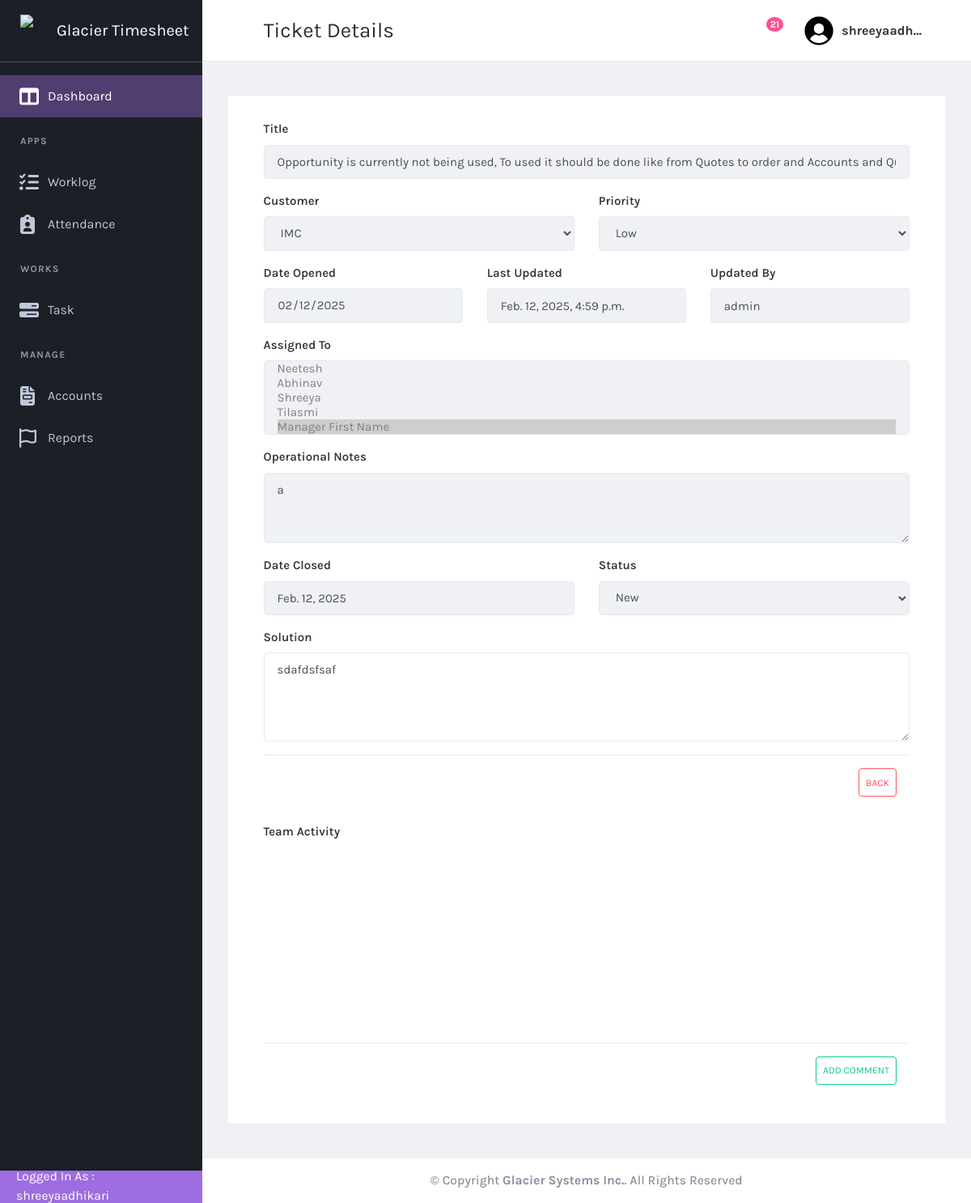
/task/taskdetails/76 (signed in), run on an earlier commit of the app's database.
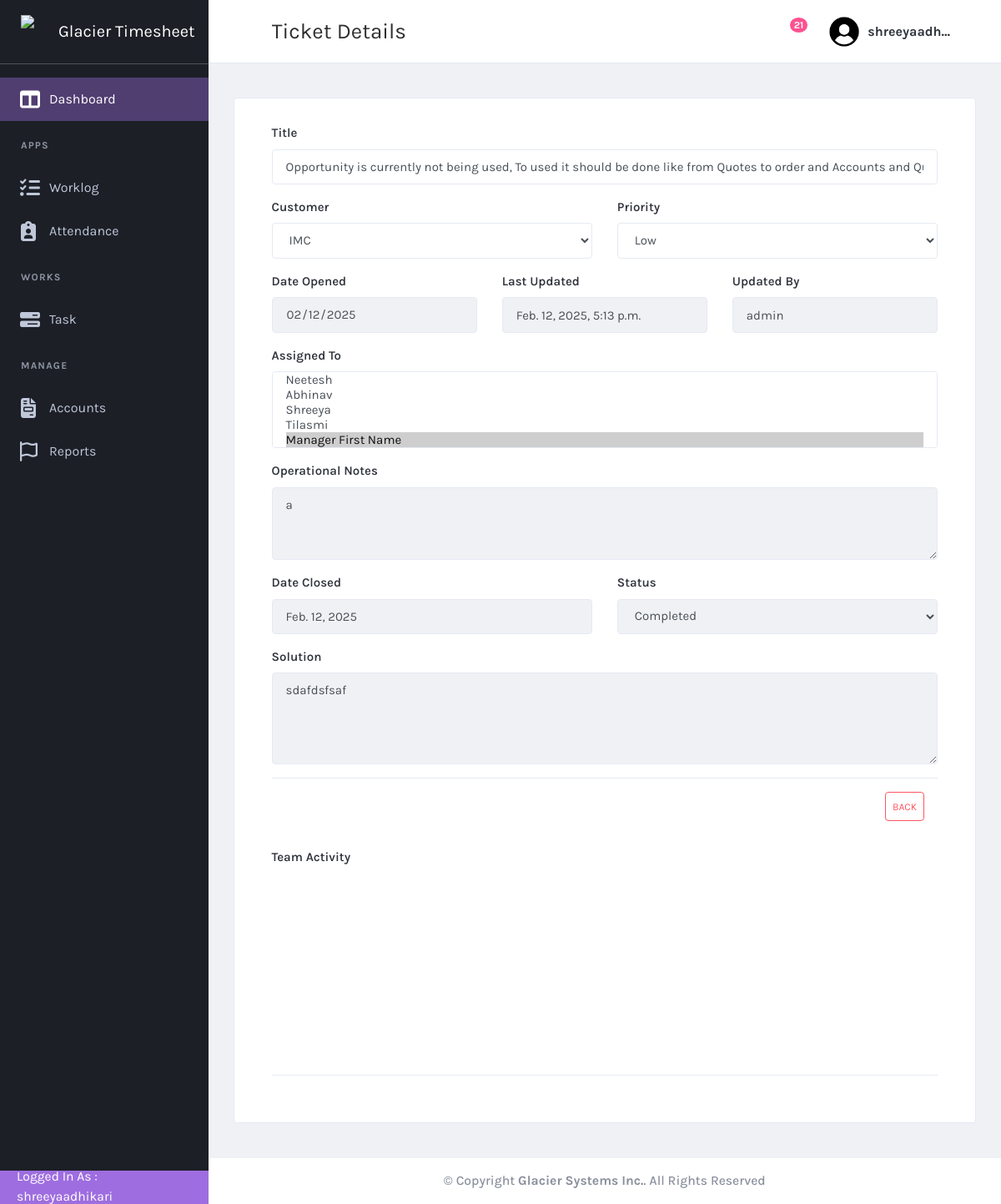
And on a later commit of the database.
### task/models.py (models this page shows, shortened)
class ticket(models.Model):
    ticket_id = models.CharField(max_length = 200, null = False)
    ticket_title = models.CharField(max_length=200, null=False)
    customer = models.ForeignKey(customer, on_delete=models.CASCADE, null=True)
    ticket_type = models.ForeignKey(ticket_type, on_delete=models.CASCADE, null=True)
    date_opened = models.DateField(null=True)
    priority = models.ForeignKey(priority_type, on_delete=models.CASCADE, null = True)
    assigned_to = models.ManyToManyField(User, related_name="assigned_tickets")  # Allow multiple users
    last_updated = models.DateTimeField(null=True)
    last_updated_by = models.ForeignKey(User, on_delete=models.CASCADE, null = True, related_name="last_updated_by")
    state = models.ForeignKey(state, on_delete=models.CASCADE, null=True)
    operational_notes = models.CharField(max_length=200, null=True)
    closed_date = models.DateField(null=True)
    solution = models.TextField(max_length=500 )

class state(models.Model):
   state_name = models.CharField(max_length=100, null = True)

class priority_type(models.Model):
   priority_name = models.CharField(max_length=100)

### customer/models.py (models this page shows, shortened)
class customer(models.Model):
  name = models.CharField(max_length=100, null = True)
  city = models.CharField(max_length=100, null = True)
  state = models.CharField(max_length=100, null = True)
  zipcode = models.CharField(max_length=100, null = True)
  street1 = models.CharField(max_length=100, null = True)
  street2 = models.CharField(max_length=100, null = True)
  phone = models.CharField(max_length=100, null = True)
  contract_hr = models.IntegerField(null = True)
  create_date = models.DateField(null = True)
  status = models.ForeignKey(customer_status, on_delete= models.SET_NULL, null=True)

### task/views.py (the view)
# urls.py: path('taskdetails/<int:ticket_id>',views.taskdetails, name='taskdetails'),
@login_required
def taskdetails(request, ticket_id):
    ticket_instance = get_object_or_404(ticket, pk=ticket_id)
    if request.method == 'POST':
        form1 = TicketForm(request.POST, instance=ticket_instance)
        if form1.is_valid():
            ticket_instance = form1.save(commit=False)
            ticket_instance.last_updated = timezone.now()
            ticket_instance.last_updated_by = request.user
            ticket_instance.closed_date = timezone.now()
            ticket_instance.save()
            form1.instance.assigned_to.set(request.POST.getlist('assigned_to'))  # Handle ManyToManyField
            return redirect('task')
    else:
        form1 = TicketForm(instance=ticket_instance)
    users = User.objects.all()
    customers = customer.objects.all()
    priority_types = priority_type.objects.all()
    states = state.objects.all()
    task_types = ticket_type.objects.all()
    return render(request, 'taskdetails.html', {
        'form1': form1,
        'users': users,
        'ticket': ticket_instance,
        'customers': customers,
        'priority_types': priority_types,
        'states': states,
        'task_types': task_types
    })

### task/forms.py
class TicketForm(forms.ModelForm):
    assigned_to = forms.ModelMultipleChoiceField(
        queryset=User.objects.all(),
        widget=forms.SelectMultiple(attrs={'class': 'form-control'}),
        required=False
    )
    solution = forms.CharField(required=False)
    class Meta:
        model = ticket
        fields = [
            "ticket_title",
            "customer",
            "priority",
            "assigned_to",
            "state",
            "operational_notes",
            "solution",
        ]
        widgets = {
            'date_opened': forms.DateInput(attrs={'type': 'date'}),
            'last_updated': forms.DateInput(attrs={'type': 'date'}),
        }

### task/templates/taskdetails.html (shortened to what the changed rows need)
{% extends "base.html" %}
{% load static %}
{% block content %}
    <div class="content-wrapper">
        <div class="content">
            <div class="card card-default">
                <div class="card-header">
                    <form class="form-group col-12" method="POST" action="{% url 'taskdetails' ticket.id %}">
                        <div class="row">
                            <div class="form-group col-12" >
                                <label for="ticket_title">Title</label>
                                <input type="text" class="form-control" id="ticketname" name="ticket_title"
                                       value="{{ ticket.ticket_title }}" {% if ticket.state.state_name == "Completed" %}readonly{% endif %}{% if not request.user.is_staff %}readonly{% endif %} >
                            </div>
                            <div class="form-group col-6">
                                <label for="customer">Customer</label>
                                <select class="form-control" id="customer" name="customer" {% if ticket.state.state_name == "Completed" %}disabled{% endif %}{% if not request.user.is_staff %}disabled{% endif %}>
                                    {% for i in customers %}
                                    <option value="{{ i.id }}" {% if i.id == ticket.customer_id %}selected{% endif %}>
                                        {{ i.name }}
                                    </option>
                                    {% endfor %}
                                </select>
                            </div>
                            <div class="form-group col-6">
                                <label for="priority">Priority</label>
                                <select class="form-control" id="priority" name="priority" {% if ticket.state.state_name == "Completed" %}disabled{% endif %}{% if not request.user.is_staff %}disabled{% endif %}>
                                    {% for i in priority_types %}
                                    <option value="{{ i.id }}" {% if i.id == ticket.priority_id %}selected{% endif %} >
                                        {{ i.priority_name }}
                                    </option>
                                    {% endfor %}
                                </select>
                            </div>
                            <div class="form-group col-4">
                                <label for="date_opened">Date Opened</label>
                                <input type="date" class="form-control" id="date_opened" name="date_opened"
                                       value="{{ ticket.date_opened|date:'Y-m-d' }}" readonly>
                            </div>
                            <div class="form-group col-4">
                                <label for="last_updated_by">Last updated</label>
                                <input type="datetime" class="form-control" value="{{ ticket.last_updated }}" readonly>
                            </div>
                            <div class="form-group col-4">
                                <label for="last_updated_by">Updated by</label>
                                <input type="text" class="form-control" value="{{ ticket.last_updated_by }}" readonly>
                            </div>
                            <div class="form-group col-12">
                                <label for="assigned_to">Assigned To</label>
                                <select class="js-example-basic-multiple form-control" id="assigned_to" name="assigned_to" style="width: 100%; " multiple {% if ticket.state.state_name == "Completed" %}disabled{% endif %}{% if not request.user.is_staff %}disabled{% endif %} >
                                    {% for i in users %}
                                    <option value="{{ i.id }}" {% if i in ticket.assigned_to.all %}selected{% endif %}>
                                        {{ i.first_name }}
                                    </option>
                                    {% endfor %}
                                </select>
                            </div>
                            <div class="form-group col-12">
                                <label for="operational_notes">Operational Notes</label>
                                <textarea class="form-control" id="operational_notes" name="operational_notes" rows="3" {% if ticket.state.state_name == "Completed" %}readonly{% endif %}
                                {% if not request.user.is_staff %}readonly{% endif %}>{{ ticket.operational_notes }}</textarea>
                            </div>
                            <div class="form-group col-6">
                                <label for="last_updated_by">Date Closed</label>
                                <input type="datetime" class="form-control" value="{{ ticket.closed_date}}" readonly>
                            </div>
                            <div class="form-group col-6">
                                <label for="statelist">Status</label>
                                <select class="form-control" id="statelist" name="state" {% if not request.user.is_staff %}disabled{% endif %} >
                                    {% for i in states %}
                                    <option value="{{ i.id }}" {% if i.id == ticket.state_id %}selected{% endif %}>
                                        {{ i.state_name }}
                                    </option>
                                    {% endfor %}
                                </select>
                            </div>
                            <div class="form-group col-12" >
                                <label for="solution">Solution</label>
                                <textarea class="form-control" id="solution" name="solution" rows="4" {% if ticket.state.state_name == "Completed" %}readonly {% endif %}>{{ ticket.solution }}</textarea>
                            </div>
                        </div>
                        {% if ticket.state.state_name != "Completed" %}
                            <div class="modal-footer">
                                <a href="{% url 'task' %}" class="btn btn-outline-danger small-btn d-flex justify-content-center align-items-center text-center">
                                    Back
                                </a>
                            </div>
                            {% else %}
                                <div class="modal-footer" >
                                    <a href="{% url 'task' %}" class="btn btn-outline-danger small-btn d-flex justify-content-center align-items-center text-center">
                                        Back
                                    </a>
                                </div>
                        {% endif %}
                        </form>
                    <form class="form-group col-12">
                        <div class="modal-footer">
                            <button {% if ticket.state.state_name == "Completed" %}hidden{% endif %}  type="button" class="btn btn-outline-success small-btn" data-toggle="modal" data-target="#commentModal">Add Comment</button>
                        </div>
                    </form>
                </div>
            </div>
        </div>
    </div>
{% endblock  %}

What changed in the data, as far as the page shows it:
changed ticket "sdafdsfsaf": last_updated "Feb. 12, 2025, 4:59 p.m." → "Feb. 12, 2025, 5:13 p.m."; state "New" → "Completed"; state_id 1 → 4 (drawn)
Also different on the page:
text no longer shown: "ADD COMMENT"
